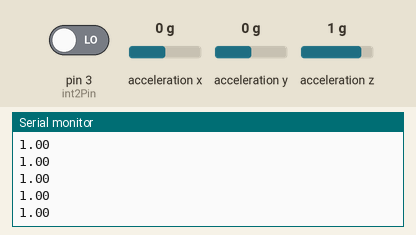
Bench run of a sketch on a simulated Arduino Uno, built with avr-gcc and run on an emulated ATmega328P. On the bench: the last lines printed to the serial monitor. Wiring (inferred from the names in the program): MMA8452 accelerometer at I2C address 0x1D. The inputs (shaded band) are chosen by the test bench; at power-on: acceleration x 0 g, acceleration y 0 g, acceleration z 1 g, pin 3 (int2Pin) LOW.

Above: at 1.2 s.
1.3 s: acceleration x set to -1.4 g
At 2.4 s:
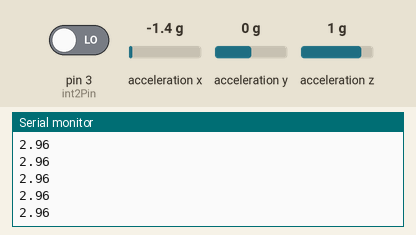
2.8 s: acceleration y set to -1.4 g
At 3.7 s:
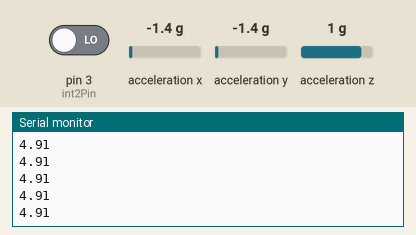
4.3 s: acceleration z set to -1.4 g
At 5.4 s:
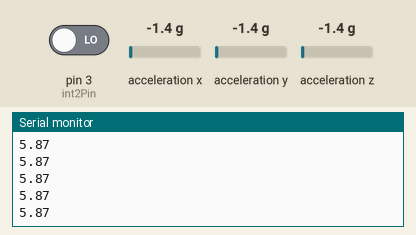
Timing chart, 0 to 7.3 s (numbered marks = the images above; inputs shaded):
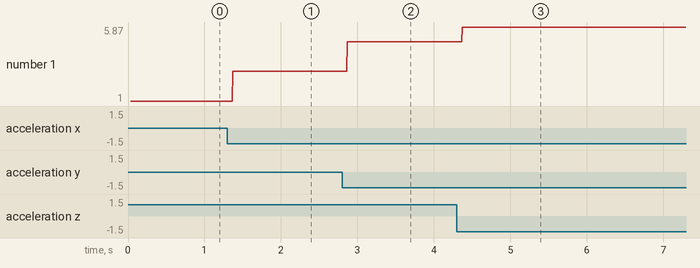

Measured:
- after the input at 1.3 s, the serial monitor: prints a new line after 0.07 s (image 1)
- after the input at 2.8 s, the serial monitor: prints a new line after 0.07 s (image 2)
- after the input at 4.3 s, the serial monitor: prints a new line after 0.07 s (image 3)
- plotted number 1: 1 → 2.96 after the input at 1.3 s, 2.96 → 4.91 after the input at 2.8 s, 4.91 → 5.87 after the input at 4.3 s

The sketch:

sketch_aug24a.ino
```cpp
// (licence header left out)
#include <Wire.h>

// the SparkFun breakout board defaults to 1, set to 0 if SA0 jumper on the bottom of the board is set
#define SA0 1
#if SA0
  #define MMA8452_ADDRESS 0x1D  // SA0 is high, 0x1C if low
#else
  #define MMA8452_ADDRESS 0x1C
#endif

/* Set the scale below either 2, 4 or 8*/
const byte SCALE = 8;  // Sets full-scale range to +/-2, 4, or 8g. Used to calc real g values.
/* Set the output data rate below. Value should be between 0 and 7*/
const byte dataRate = 0;  // 0=800Hz, 1=400, 2=200, 3=100, 4=50, 5=12.5, 6=6.25, 7=1.56

/* Pin definitions */
int int1Pin = 2;  // These can be changed, 2 and 3 are the Arduinos ext int pins
int int2Pin = 3;

int accelCount[3];  // Stores the 12-bit signed value
float accelG[3];  // Stores the real accel value in g's

void setup()
{
  Wire.begin(); // join i2c bus (address optional for master)

  byte c;

  Serial.begin(9600);

  /* Set up the interrupt pins, they're set as active high, push-pull */
  pinMode(int1Pin, INPUT);
  digitalWrite(int1Pin, LOW);
  pinMode(int2Pin, INPUT);
  digitalWrite(int2Pin, LOW);

  /* Read the WHO_AM_I register, this is a good test of communication */
  c = readRegister(0x0D);  // Read WHO_AM_I register
  if (c == 0x2A) // WHO_AM_I should always be 0x2A
  {
    initMMA8452(SCALE, dataRate);  // init the accelerometer if communication is OK
    Serial.println("MMA8452Q is online...");
  }
  else
  {
    Serial.print("Could not connect to MMA8452Q: 0x");
    Serial.println(c, HEX);
    while (1)  // Loop forever if communication doesn't happen
      ;
  }
}

byte val = 0;

void loop()
{
  static byte source;

  /* If int1 goes high, all data registers have new data */
  /*
  if (digitalRead(int1Pin)==1)  // Interrupt pin, should probably attach to interrupt function
  {
  */
    readAccelData(accelCount);  // Read the x/y/z adc values

    /* Below we'll print out the ADC values for acceleration
    for (int i=0; i<3; i++)
    {
        Serial.print(accelCount[i]);
        Serial.print("\t\t");
    }
    Serial.println();*/

    /* Now we'll calculate the accleration value into actual g's */
    float fact = (1<<12)/(2*SCALE);
    float mag = 0;
    for (int i=0; i<3; i++){
      accelG[i] = (float) accelCount[i]/fact;  // get actual g value, this depends on scale being set
      mag = mag + accelG[i] * accelG[i];
    }
    Serial.println(mag,2);
    /* print out values */
    /*for (int i=0; i<3; i++)
    {
      if (accelG[i] > 1.02){
        Serial.println(accelG[i], 2);  // Print g values
      }
      //Serial.print("\t");  // tabs in between axes
    }*/
    //Serial.println();
  //}

  /* If int2 goes high, either p/l has changed or there's been a single/double tap */
  if (digitalRead(int2Pin)==1)
  {
    source = readRegister(0x0C);  // Read the interrupt source reg.
    if ((source & 0x10)==0x10)  // If the p/l bit is set, go check those registers
      portraitLandscapeHandler();
    else if ((source & 0x08)==0x08)  // Otherwise, if tap register is set go check that
      tapHandler();
  }

  delay(1);
}


void readAccelData(int * destination)
{
  byte rawData[6];  // x/y/z accel register data stored here

  readRegisters(0x01, 6, &rawData[0]);  // Read the six raw data registers into data array

  /* loop to calculate 12-bit ADC and g value for each axis */
  for (int i=0; i<6; i+=2)
  {
    destination[i/2] = ((rawData[i] << 8) | rawData[i+1]) >> 4;  // Turn the MSB and LSB into a 12-bit value
    if (rawData[i] > 0x7F)
    {  // If the number is negative, we have to make it so manually (no 12-bit data type)
      destination[i/2] = ~destination[i/2] + 1;
      destination[i/2] *= -1;  // Transform into negative 2's complement #
    }
  }
}

/* This function will read the status of the tap source register.
   And print if there's been a single or double tap, and on what
   axis. */
void tapHandler()
{
  byte source = readRegister(0x22);  // Reads the PULSE_SRC register

  if ((source & 0x10)==0x10)  // If AxX bit is set
  {
    if ((source & 0x08)==0x08)  // If DPE (double puls) bit is set
      Serial.print("    Double Tap (2) on X");  // tabbing here for visibility
    else
      Serial.print("Single (1) tap on X");

    if ((source & 0x01)==0x01)  // If PoIX is set
      Serial.println(" +");
    else
      Serial.println(" -");
  }
  if ((source & 0x20)==0x20)  // If AxY bit is set
  {
    if ((source & 0x08)==0x08)  // If DPE (double puls) bit is set
      Serial.print("    Double Tap (2) on Y");
    else
      Serial.print("Single (1) tap on Y");

    if ((source & 0x02)==0x02)  // If PoIY is set
      Serial.println(" +");
    else
      Serial.println(" -");
  }
  if ((source & 0x40)==0x40)  // If AxZ bit is set
  {
    if ((source & 0x08)==0x08)  // If DPE (double puls) bit is set
      Serial.print("    Double Tap (2) on Z");
    else
      Serial.print("Single (1) tap on Z");
    if ((source & 0x04)==0x04)  // If PoIZ is set
      Serial.println(" +");
    else
      Serial.println(" -");
  }
}

/* This function will read the p/l source register and
   print what direction the sensor is now facing */
void portraitLandscapeHandler()
{
  byte pl = readRegister(0x10);  // Reads the PL_STATUS register
  switch((pl&0x06)>>1)  // Check on the LAPO[1:0] bits
  {
    case 0:
      Serial.print("Portrait up, ");
      break;
    case 1:
      Serial.print("Portrait Down, ");
      break;
    case 2:
      Serial.print("Landscape Right, ");
      break;
    case 3:
      Serial.print("Landscape Left, ");
      break;
  }
  if (pl&0x01)  // Check the BAFRO bit
    Serial.print("Back");
  else
    Serial.print("Front");
  if (pl&0x40)  // Check the LO bit
    Serial.print(", Z-tilt!");
  Serial.println();
}

/* Initialize the MMA8452 registers
   See the many application notes for more info on setting
   all of these registers:
   http://www.freescale.com/webapp/sps/site/prod_summary.jsp?code=MMA8452Q

   Feel free to modify any values, these are settings that work well for me.
*/
void initMMA8452(byte fsr, byte dataRate)
{
  MMA8452Standby();  // Must be in standby to change registers

  /* Set up the full scale range to 2, 4, or 8g. */
  if ((fsr==2)||(fsr==4)||(fsr==8))
    writeRegister(0x0E, fsr >> 2);
  else
    writeRegister(0x0E, 0);

  /* Setup the 3 data rate bits, from 0 to 7 */
  writeRegister(0x2A, readRegister(0x2A) & ~(0x38));
  if (dataRate <= 7)
    writeRegister(0x2A, readRegister(0x2A) | (dataRate << 3));

  /* Set up portrait/landscap registers - 4 steps:
     1. Enable P/L
     2. Set the back/front angle trigger points (z-lock)
     3. Set the threshold/hysteresis angle
     4. Set the debouce rate
  // For more info check out this app note: http://cache.freescale.com/files/sensors/doc/app_note/AN4068.pdf */
  writeRegister(0x11, 0x40);  // 1. Enable P/L
  writeRegister(0x13, 0x44);  // 2. 29deg z-lock (don't think this register is actually writable)
  writeRegister(0x14, 0x84);  // 3. 45deg thresh, 14deg hyst (don't think this register is writable either)
  writeRegister(0x12, 0x50);  // 4. debounce counter at 100ms (at 800 hz)

  /* Set up single and double tap - 5 steps:
     1. Set up single and/or double tap detection on each axis individually.
     2. Set the threshold - minimum required acceleration to cause a tap.
     3. Set the time limit - the maximum time that a tap can be above the threshold
     4. Set the pulse latency - the minimum required time between one pulse and the next
     5. Set the second pulse window - maximum allowed time between end of latency and start of second pulse
     for more info check out this app note: http://cache.freescale.com/files/sensors/doc/app_note/AN4072.pdf */
  writeRegister(0x21, 0x7F);  // 1. enable single/double taps on all axes
  // writeRegister(0x21, 0x55);  // 1. single taps only on all axes
  // writeRegister(0x21, 0x6A);  // 1. double taps only on all axes
  writeRegister(0x23, 0x20);  // 2. x thresh at 2g, multiply the value by 0.0625g/LSB to get the threshold
  writeRegister(0x24, 0x20);  // 2. y thresh at 2g, multiply the value by 0.0625g/LSB to get the threshold
  writeRegister(0x25, 0x08);  // 2. z thresh at .5g, multiply the value by 0.0625g/LSB to get the threshold
  writeRegister(0x26, 0x30);  // 3. 30ms time limit at 800Hz odr, this is very dependent on data rate, see the app note
  writeRegister(0x27, 0xA0);  // 4. 200ms (at 800Hz odr) between taps min, this also depends on the data rate
  writeRegister(0x28, 0xFF);  // 5. 318ms (max value) between taps max

  /* Set up interrupt 1 and 2 */
  writeRegister(0x2C, 0x02);  // Active high, push-pull interrupts
  writeRegister(0x2D, 0x19);  // DRDY, P/L and tap ints enabled
  writeRegister(0x2E, 0x01);  // DRDY on INT1, P/L and taps on INT2

  MMA8452Active();  // Set to active to start reading
}

/* Sets the MMA8452 to standby mode.
   It must be in standby to change most register settings */
void MMA8452Standby()
{
  byte c = readRegister(0x2A);
  writeRegister(0x2A, c & ~(0x01));
}

/* Sets the MMA8452 to active mode.
   Needs to be in this mode to output data */
void MMA8452Active()
{
  byte c = readRegister(0x2A);
  writeRegister(0x2A, c | 0x01);
}

/* Read i registers sequentially, starting at address
   into the dest byte arra */
void readRegisters(byte address, int i, byte * dest)
{
  Wire.beginTransmission(MMA8452_ADDRESS); // Open communications with device

  Wire.write(address);  // write register address
  Wire.endTransmission(false); // don't send a stop

  Wire.requestFrom(MMA8452_ADDRESS, i);

  int j = 0;
  while(Wire.available())    // slave may send less than requested
  {
    dest[j] = Wire.read();    // receive a byte as character
    j++;
  }
  Wire.endTransmission();    // stop transmitting
}

/* read a single byte from address and return it as a byte */
byte readRegister(uint8_t address)
{
  byte data;

// From MMA8452Q Datasheet, Table 10. I2C Device Address Sequence
// Command [6:1]Device Address  [0]SA0 [6:0]Device Address  R/W   8-bit Final Value
// Read    001110               0       0x1C                1     0x39
// Write   001110               0       0x1C                0     0x38
// Read    001110               1       0x1D                1     0x3B
// Write   001110               1       0x1D                0     0x3A


  Wire.beginTransmission(MMA8452_ADDRESS); // Open communications with device

  Wire.write(address);  // write register address
  Wire.endTransmission(false); // don't send a stop

  Wire.requestFrom(MMA8452_ADDRESS, 1);

  data = Wire.read(); // Get MSB result
  Wire.endTransmission();    // stop transmitting

  return data;
}

/* Writes a single byte (data) into address */
void writeRegister(unsigned char address, unsigned char data)
{
  Wire.beginTransmission(MMA8452_ADDRESS);  // Open communications with device
  Wire.write(address);        // write register address
  Wire.write(data);
  Wire.endTransmission();    // stop transmitting
}
```
